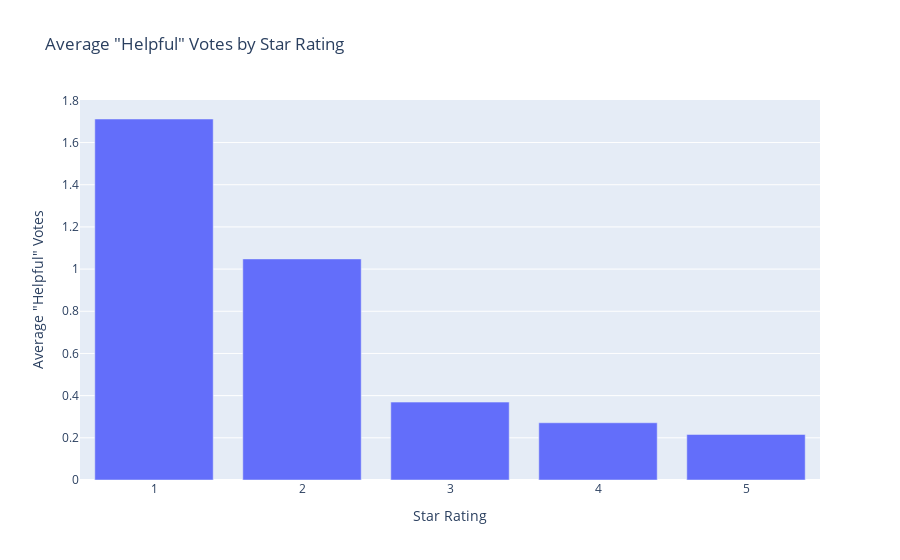

Notebook code for this chart:
### Markdown cell above
#### Fig4. Average "Helpful" Votes by Star Rating

### Code cell
helpfulness_by_rating = df_cleaned.groupby('reviews.rating')['reviews.numHelpful'].mean().reset_index()

fig4 = go.Figure(data=[
    go.Bar(
        x=helpfulness_by_rating['reviews.rating'],
        y=helpfulness_by_rating['reviews.numHelpful']
    )
])

fig4.update_layout(
    title='Average "Helpful" Votes by Star Rating',
    xaxis_title='Star Rating',
    yaxis_title='Average "Helpful" Votes'
)

fig4.show()

### Figure 1 — Plotly figure (JSON) as saved in the notebook; plotly's stock layout.template omitted (floating-point values rounded to 4 significant figures)
{"data": [{"type": "bar", "x": [1, 2, 3, 4, 5], "y": [1.712, 1.048, 0.3693, 0.2713, 0.2159]}], "layout": {"title": {"text": "Average \"Helpful\" Votes by Star Rating"}, "xaxis": {"title": {"text": "Star Rating"}}, "yaxis": {"title": {"text": "Average \"Helpful\" Votes"}}}}
